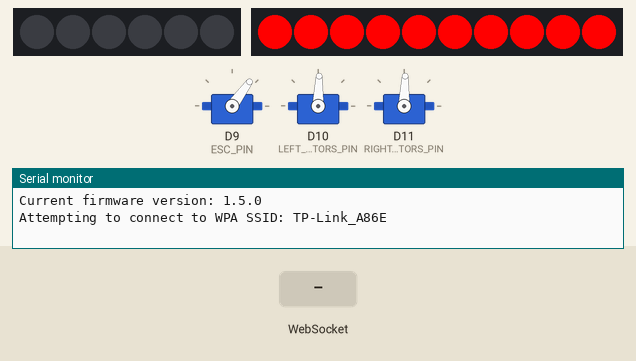
Bench run of a sketch on a simulated Arduino Uno R4 WiFi. Parts: 6 RGB LEDs in strip order, left to right, 10 RGB LEDs in strip order, left to right, 3 × servo, the last lines printed to the serial monitor. The inputs (shaded band) are chosen by the test bench. WiFi joins after 1.5 s; servers stay silent unless stated.

Above: at 2.1 s.
At 9.7 s:
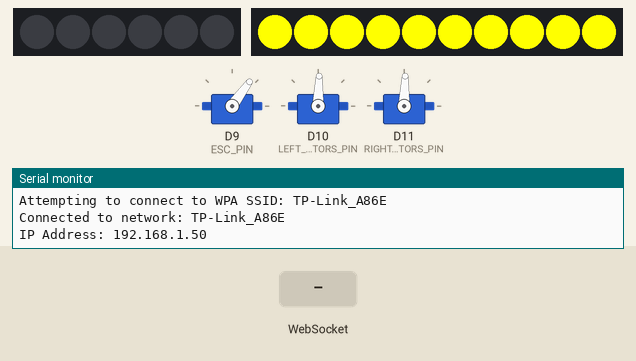
9.8 s: WebSocket text "retrieve" received
At 10.4 s:
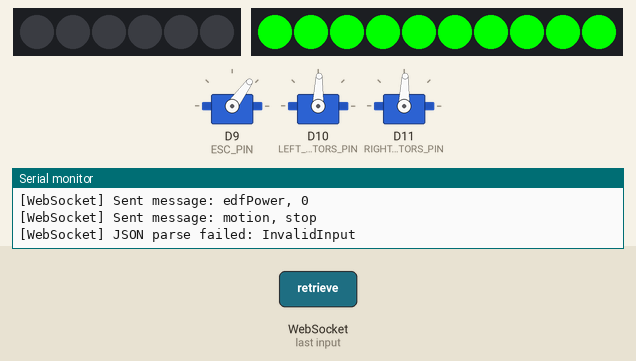
11.3 s: WebSocket text "true" received
Timing chart, 0 to 14.3 s (numbered marks = the images above; inputs shaded):
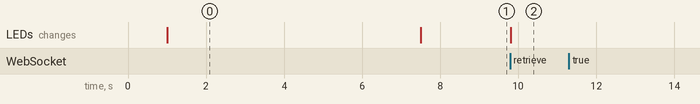

The sketch:

arduino_uno.ino
```cpp
#include <WiFiS3.h>
#include <WebSocketsClient.h>

#include <ArduinoJson.h>

#include "Components.h"

WebSocketsClient webSocket;

const char SSID[] = "TP-Link_A86E";
const char PASS[] = "37137984";
int networkStatus = WL_IDLE_STATUS;

// This function handles WebSocket events
void webSocketEvent(WStype_t type, uint8_t *payload, size_t length) {
  StaticJsonDocument<200> doc;
  DeserializationError err;
  const char *t;
  const char *c;

  uint8_t power;

  switch (type) {
    case WStype_DISCONNECTED:
      Serial.println("[WebSocket] Disconnected!");
      connectionTracker.update(false);
      setRearLed(255, 255, 0); // Status Light: Yellow
      break;

    case WStype_CONNECTED:
      Serial.println("[WebSocket] Connected!");
      webSocket.sendTXT("ARDUINO");
      connectionTracker.update(true);
      updateRobotStatus(true);
      setRearLed(0, 255, 0); // Status Light: Green
      break;

    case WStype_TEXT:
      // Null-terminate
      payload[length] = '\0';
      // Parse JSON
      err = deserializeJson(doc, (char*)payload);
      if (err) {
        Serial.print("[WebSocket] JSON parse failed: ");
        Serial.println(err.c_str());
        return;
      }
      // Dispatch on "type"
      t = doc["type"];
      c = doc["content"];
      Serial.print("[WebSocket] Received message: ");
      Serial.print(t);
      Serial.print(", ");
      Serial.println(c);

      if (strcmp(t, "retrieve") == 0) {
        updateRobotStatus(true);
      }
      else if (strcmp(t, "frontLed") == 0) {
        setFrontLed(c);
      }
      else if (strcmp(t, "motion") == 0) {
        move(c);
      }
      break;

    case WStype_BIN:
      Serial.print("[WebSocket] Received power value: ");
      power = payload[0];
      Serial.println(power);
      setEdfPower(power);
      break;

    case WStype_ERROR:
    case WStype_FRAGMENT_TEXT_START:
    case WStype_FRAGMENT_BIN_START:
    case WStype_FRAGMENT:
    case WStype_FRAGMENT_FIN:
      break;
  }
}

void setup() {
  delay(1000);

  ledInit();

  setRearLed(255, 0, 0); // Status Light: Red

  Serial.begin(115200);
  while (!Serial); // Wait for serial port to connect. Needed for native USB port only

  Serial.flush();
  delay(1000);

  escInit();

  motorInit();

  connectWifi();

  setRearLed(255, 255, 0); // Status Light: Yellow

  webSocket.begin("192.168.1.102", 88);
  webSocket.onEvent(webSocketEvent);
  webSocket.setReconnectInterval(5000);

  delay(1000);
}

void loop() {
  // Listen for incoming WebSocket messages
  webSocket.loop();
  // Update robot status upon changes
  updateRobotStatus(false);
}

void sendMessage(String type, String content) {
  String json = "{\"type\":\"" + type + "\",\"content\":\"" + content + "\"}";
  webSocket.sendTXT(json);
  Serial.print("[WebSocket] Sent message: ");
  Serial.print(type);
  Serial.print(", ");
  Serial.println(content);
}

void updateRobotStatus(bool reload) {
  if ((reload || connectionTracker.hasChanged()) && connectionTracker.getCurrent()) {
    sendMessage("connection", "connected");
    connectionTracker.setPrevious(connectionTracker.getCurrent());
  }

  if (reload || frontLedTracker.hasChanged()) {
    sendMessage("frontLed", frontLedTracker.getCurrent() ? "on" : "off");
    frontLedTracker.setPrevious(frontLedTracker.getCurrent());
  }

  if (reload || edfPowerTracker.hasChanged()) {
    sendMessage("edfPower", String(edfPowerTracker.getCurrent()));
    edfPowerTracker.setPrevious(edfPowerTracker.getCurrent());
  }

  if (reload || motionTracker.hasChanged()) {
    if (motionTracker.getCurrent() == 0) {
      sendMessage("motion", "stop");
    }
    else if (motionTracker.getCurrent() == 1) {
      sendMessage("motion", "forward");
    }
    else if (motionTracker.getCurrent() == 2) {
      sendMessage("motion", "backward");
    }
    else if (motionTracker.getCurrent() == 3) {
      sendMessage("motion", "left");
    }
    else if (motionTracker.getCurrent() == 4) {
      sendMessage("motion", "right");
    }
    motionTracker.setPrevious(motionTracker.getCurrent());
  }
}

void connectWifi() {
  Serial.println();

  // Check WiFi module
  if (WiFi.status() == WL_NO_MODULE) {
    Serial.println("Communication with WiFi module failed");
    // Don't continue
    while (true);
  }

  // Check WiFi firmware version
  String fv = WiFi.firmwareVersion();
  Serial.print("Current firmware version: ");
  Serial.println(fv);
  if (fv < WIFI_FIRMWARE_LATEST_VERSION) {
    Serial.println("Please upgrade the firmware");
  }

  // Attempt to connect to WiFi network
  while (networkStatus != WL_CONNECTED) {
    Serial.print("Attempting to connect to WPA SSID: ");
    Serial.println(SSID);
    // Connect to WPA/WPA2 network
    networkStatus = WiFi.begin(SSID, PASS);

    // Wait 3 seconds for connection
    delay(3000);
  }

  Serial.print("Connected to network: ");
  Serial.println(WiFi.SSID());
  delay(1000);
  Serial.print("IP Address: ");
  Serial.println(WiFi.localIP());

  Serial.println();
}
```

Components.h
```cpp
#include <Servo.h>
#include <FastLED.h>

#include "StatusTracker.h"

// Define pin of components
#define FRONT_LED_PIN     5
#define REAR_LED_PIN      6
#define ESC_PIN           9
#define LEFT_MOTORS_PIN   10
#define RIGHT_MOTORS_PIN  11
// Define number of LED for each strip
#define FRONT_LED_COUNT   6
#define REAR_LED_COUNT    10
// Define ESC PWM throttle range in microseconds
#define ESC_THROTTLE_MIN  1100
#define ESC_THROTTLE_MAX  1940
// Define servo motor PWM range in microseconds
#define SERVO_MOTOR_CCW   1200
#define SERVO_MOTOR_STOP  1450
#define SERVO_MOTOR_CW    1700

CRGB frontLed[FRONT_LED_COUNT];
CRGB rearLed[REAR_LED_COUNT];

Servo esc;
Servo leftMotors;
Servo rightMotors;

StatusTracker<bool> connectionTracker;
StatusTracker<bool> frontLedTracker;
StatusTracker<int> edfPowerTracker;
StatusTracker<int> motionTracker;

void ledInit() {
  FastLED.addLeds<WS2812, FRONT_LED_PIN, GRB>(frontLed, FRONT_LED_COUNT);
  FastLED.addLeds<WS2812, REAR_LED_PIN, GRB>(rearLed, REAR_LED_COUNT);
}

void escInit() {
  esc.attach(ESC_PIN);
  esc.writeMicroseconds(ESC_THROTTLE_MIN);
}

void motorInit() {
  leftMotors.attach(LEFT_MOTORS_PIN);
  rightMotors.attach(RIGHT_MOTORS_PIN);
  leftMotors.writeMicroseconds(SERVO_MOTOR_STOP);
  rightMotors.writeMicroseconds(SERVO_MOTOR_STOP);
}

void setFrontLed(const char *content) {
  if (strcmp(content, "true") == 0) {
    for (int i = 0; i < FRONT_LED_COUNT; i++) {
      frontLed[i] = CRGB(255, 255, 255);
    }
    frontLedTracker.update(true);
  } else {
    for (int i = 0; i < FRONT_LED_COUNT; i++) {
      frontLed[i] = CRGB(0, 0, 0);
    }
    frontLedTracker.update(false);
  }
  FastLED.show();
}

void setRearLed(int r, int g, int b) {
  for (int i = 0; i < REAR_LED_COUNT; i++) {
      rearLed[i] = CRGB(r, g, b);
  }
  FastLED.show();
}

void setEdfPower(int power) {
  int input = constrain(power, 0, 100);
  int setPulseWidth = map(input, 0, 100, ESC_THROTTLE_MIN, ESC_THROTTLE_MAX);
  esc.writeMicroseconds(setPulseWidth);
  edfPowerTracker.update(input);
}

void move(const char *content) {
  if (strcmp(content, "forward") == 0) {
    leftMotors.writeMicroseconds(SERVO_MOTOR_CCW);
    rightMotors.writeMicroseconds(SERVO_MOTOR_CW);
    motionTracker.update(1);
  }
  else if (strcmp(content, "backward") == 0) {
    leftMotors.writeMicroseconds(SERVO_MOTOR_CW);
    rightMotors.writeMicroseconds(SERVO_MOTOR_CCW);
    motionTracker.update(2);
  }
  else if (strcmp(content, "left") == 0) {
    leftMotors.writeMicroseconds(SERVO_MOTOR_CW);
    rightMotors.writeMicroseconds(SERVO_MOTOR_CW);
    motionTracker.update(3);
  }
  else if (strcmp(content, "right") == 0) {
    leftMotors.writeMicroseconds(SERVO_MOTOR_CCW);
    rightMotors.writeMicroseconds(SERVO_MOTOR_CCW);
    motionTracker.update(4);
  }
  else {
    leftMotors.writeMicroseconds(SERVO_MOTOR_STOP);
    rightMotors.writeMicroseconds(SERVO_MOTOR_STOP);
    motionTracker.update(0);
  }
}
```

StatusTracker.h
```cpp
#ifndef STATUS_TRACKER_H
#define STATUS_TRACKER_H

template<typename T>
class StatusTracker {
private:
    T previous_;
    T current_;
public:
    // Constructors
    StatusTracker() = default;
    StatusTracker(const T& initialPrev, const T& initialCurr)
      : previous_(initialPrev), current_(initialCurr) {}

    // Getters
    T getPrevious() const { return previous_; }
    T getCurrent()  const { return current_;  }

    // Setters
    void setPrevious(const T& val) { previous_ = val; }
    void setCurrent (const T& val) { current_  = val; }

    // convenience: shift current→previous and apply new
    void update(const T& newVal) {
      previous_ = current_;
      current_  = newVal;
    }

    // Has the state changed?
    bool hasChanged() const { return previous_ != current_; }
};

#endif
```

Measured:
- after the input at 9.8 s, the LEDs: change at once (image 2)
- what the display in image 0 shows lasts 6.5 s, from 1.0 s to 7.5 s
